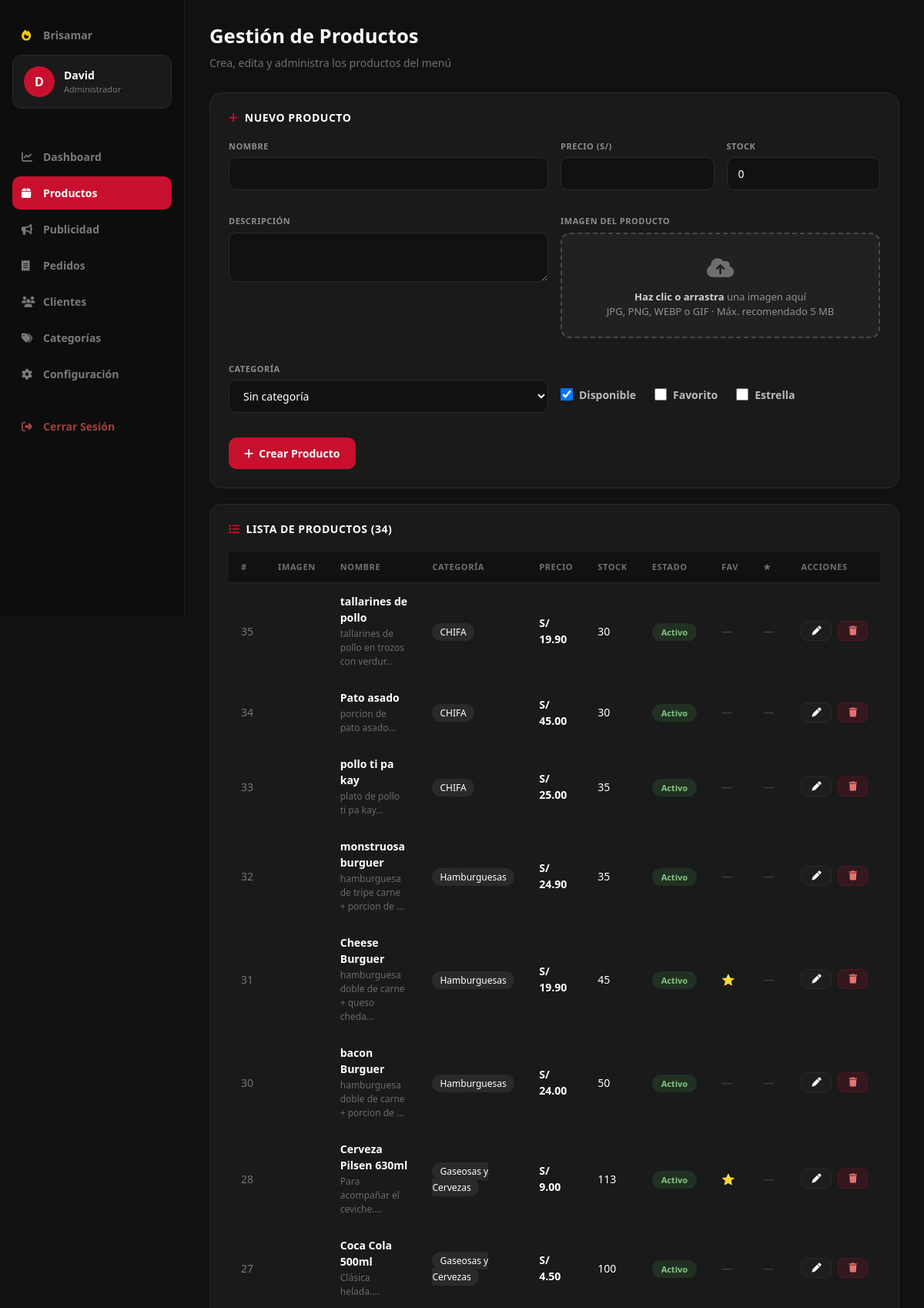
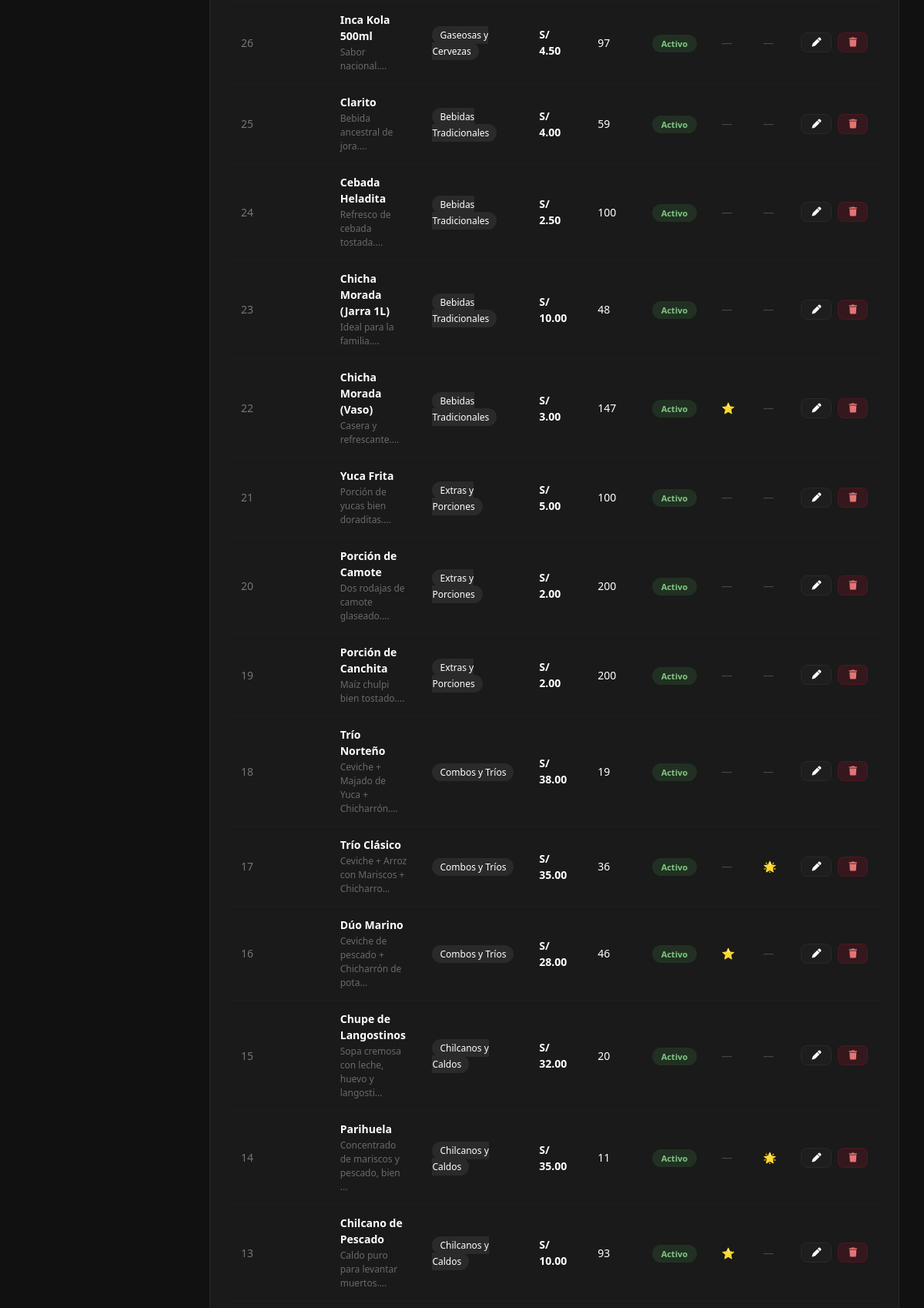
The page /admin/productos.php (signed in, upper part) on the database its author committed (2 pictures, top to bottom).
### tables this page shows
CREATE TABLE `productos` (
  `id_producto` int(11) NOT NULL,
  `nombre` varchar(100) NOT NULL,
  `descripcion` text DEFAULT NULL,
  `precio` decimal(10,2) NOT NULL,
  `imagen` varchar(255) DEFAULT NULL,
  `stock` int(11) DEFAULT 0,
  `disponible` tinyint(1) DEFAULT 1,
  `id_categoria` int(11) DEFAULT NULL,
  `favorito` tinyint(1) DEFAULT 0,
  `estrella` tinyint(1) DEFAULT 0
);

CREATE TABLE `categorias` (
  `id_categoria` int(11) NOT NULL,
  `nombre` varchar(100) NOT NULL
);

### admin/productos.php (the view, shortened to what this page needs)
<?php
require_once __DIR__ . '/../conexion.php';
$editar = null;
$productos   = mysqli_query($conexion,
    "SELECT p.*, c.nombre AS nombre_cat FROM productos p LEFT JOIN categorias c ON p.id_categoria=c.id_categoria ORDER BY p.id_producto DESC");
?>
<!DOCTYPE html>
<html lang="es">
<head>
<link href="https://cdn.jsdelivr.net/npm/bootstrap@5.3.3/dist/css/bootstrap.min.css" rel="stylesheet">
<link rel="stylesheet" href="https://cdnjs.cloudflare.com/ajax/libs/font-awesome/6.5.2/css/all.min.css">
</head>
<body>
<?php include('_admin_layout.php'); ?>
<div class="main">
<div class="page-header">
    <h1>Gestión de Productos</h1>
    <p>Crea, edita y administra los productos del menú</p>
</div>
<div class="card-dark">
    <h4><i class="fas fa-<?php echo $editar ? 'pen' : 'plus'; ?>"></i> <?php echo $editar ? 'Editar Producto' : 'Nuevo Producto'; ?></h4>
    <form method="POST" enctype="multipart/form-data" class="form-dark">
        <div class="row g-3">
            <div class="col-md-6">
                <div class="form-group-dark"><label>Nombre</label>
                <input type="text" name="nombre" required value="<?php echo htmlspecialchars($editar['nombre'] ?? ''); ?>"></div>
            </div>
            <div class="col-md-3">
                <div class="form-group-dark"><label>Precio (S/)</label>
                <input type="number" name="precio" step="0.01" required value="<?php echo $editar['precio'] ?? ''; ?>"></div>
            </div>
            <div class="col-md-3">
                <div class="form-group-dark"><label>Stock</label>
                <input type="number" name="stock" required value="<?php echo $editar['stock'] ?? 0; ?>"></div>
            </div>
            <div class="col-md-6">
                <div class="form-group-dark"><label>Descripción</label>
                <textarea name="descripcion" rows="2"><?php echo htmlspecialchars($editar['descripcion'] ?? ''); ?></textarea></div>
            </div>
            <div class="col-md-6">
                <div class="form-group-dark">
                    <label><?php echo $editar ? 'Cambiar imagen del producto' : 'Imagen del producto'; ?></label>
                    <div class="upload-zone" id="uploadZone">
                        <div class="uz-icon"><i class="fas fa-cloud-upload-alt"></i></div>
                        <div class="uz-text">
                            <strong>Haz clic o arrastra</strong> una imagen aquí<br>
                            <span>JPG, PNG, WEBP o GIF · Máx. recomendado 5 MB</span>
                        </div>
                    </div>
                </div>
            </div>
            <div class="col-md-6">
                <div class="form-group-dark"><label>Categoría</label>
                <select name="id_categoria">
                    <option value="">Sin categoría</option>
                </select></div>
            </div>
            <div class="col-md-6" style="display:flex;gap:24px;align-items:center;padding-top:8px;">
                <label style="display:flex;align-items:center;gap:8px;cursor:pointer;color:rgba(255,255,255,.7);font-size:14px;text-transform:none;letter-spacing:0;">
                    <input type="checkbox" name="disponible" <?php echo (!$editar || $editar['disponible']) ? 'checked' : ''; ?> style="width:16px;height:16px;"> Disponible
                </label>
                <label style="display:flex;align-items:center;gap:8px;cursor:pointer;color:rgba(255,255,255,.7);font-size:14px;text-transform:none;letter-spacing:0;">
                    <input type="checkbox" name="favorito" <?php echo ($editar && $editar['favorito']) ? 'checked' : ''; ?> style="width:16px;height:16px;"> Favorito
                </label>
                <label style="display:flex;align-items:center;gap:8px;cursor:pointer;color:rgba(255,255,255,.7);font-size:14px;text-transform:none;letter-spacing:0;">
                    <input type="checkbox" name="estrella" <?php echo ($editar && $editar['estrella']) ? 'checked' : ''; ?> style="width:16px;height:16px;"> Estrella
                </label>
            </div>
            <div class="col-12" style="display:flex;gap:10px;">
                <button type="submit" name="<?php echo $editar ? 'editar' : 'crear'; ?>" class="btn-red">
                    <i class="fas fa-<?php echo $editar ? 'save' : 'plus'; ?>"></i>
                    <?php echo $editar ? 'Guardar cambios' : 'Crear Producto'; ?>
                </button>
            </div>
        </div>
    </form>
</div>
<div class="card-dark">
    <h4><i class="fas fa-list"></i> Lista de Productos (<?php echo mysqli_num_rows($productos); ?>)</h4>
    <table class="dark-table">
        <thead>
            <tr><th>#</th><th>Imagen</th><th>Nombre</th><th>Categoría</th><th>Precio</th><th>Stock</th><th>Estado</th><th>Fav</th><th>★</th><th>Acciones</th></tr>
        </thead>
        <tbody>
        <?php while($p = mysqli_fetch_assoc($productos)): ?>
        <tr>
            <td style="color:rgba(255,255,255,.4);"><?php echo $p['id_producto']; ?></td>
            <td>
            </td>
            <td>
                <strong><?php echo htmlspecialchars($p['nombre']); ?></strong>
                <div style="font-size:12px;color:rgba(255,255,255,.35);margin-top:2px;"><?php echo htmlspecialchars(substr($p['descripcion'],0,40)); ?>...</div>
            </td>
            <td><span style="background:#2a2a2a;padding:3px 10px;border-radius:20px;font-size:12px;"><?php echo htmlspecialchars($p['nombre_cat'] ?? '-'); ?></span></td>
            <td style="font-weight:700;">S/ <?php echo number_format($p['precio'],2); ?></td>
            <td><?php echo $p['stock']; ?></td>
            <td>
                <?php if($p['disponible']): ?>
                    <span class="badge-estado badge-entregado">Activo</span>
                <?php else: ?>
                    <span class="badge-estado badge-cancelado">Inactivo</span>
                <?php endif; ?>
            </td>
            <td><?php echo $p['favorito'] ? '⭐' : '<span style="color:rgba(255,255,255,.2)">—</span>'; ?></td>
            <td><?php echo $p['estrella'] ? '🌟' : '<span style="color:rgba(255,255,255,.2)">—</span>'; ?></td>
            <td>
                <div class="d-flex gap-2">
                    <a href="productos.php?editar=<?php echo $p['id_producto']; ?>" class="btn-edit-dark"><i class="fas fa-pen"></i></a>
                    <a href="productos.php?eliminar=<?php echo $p['id_producto']; ?>" class="btn-del-dark" onclick="return confirm('¿Eliminar este producto?')"><i class="fas fa-trash"></i></a>
                </div>
            </td>
        </tr>
        <?php endwhile; ?>
        </tbody>
    </table>
</div>
</div>
</body>
</html>

### admin/productos.php (style rules this page uses)
.upload-zone { border: 2px dashed rgba(255,255,255,.18); border-radius: 12px; padding: 22px 18px; text-align: center; cursor: pointer; transition: border-color .25s, background .25s; background: rgba(255,255,255,.03); position: relative; }
.upload-zone .uz-icon { font-size: 28px; color: rgba(255,255,255,.35); margin-bottom: 8px; }
.upload-zone .uz-text { color: rgba(255,255,255,.5); font-size: 13px; }
.upload-zone .uz-text strong { color: rgba(255,255,255,.8); }

### admin/_admin_layout.php (style rules this page uses)
* { margin:0;padding:0;box-sizing:border-box; }
body { background:#111;font-family:'Segoe UI',sans-serif;color:#fff;min-height:100vh; }
.main { margin-left:240px;padding:32px;min-height:100vh; }
.page-header { margin-bottom:28px; }
.page-header h1 { font-size:1.6rem;font-weight:900;color:#fff; }
.page-header p { color:rgba(255,255,255,.4);font-size:14px;margin-top:4px; }
.card-dark { background:#1a1a1a;border:1px solid #2a2a2a; border-radius:16px;padding:24px;margin-bottom:20px; }
.card-dark h4 { font-size:14px;font-weight:800;color:#fff; margin-bottom:20px;text-transform:uppercase;letter-spacing:.5px; display:flex;align-items:center;gap:8px; }
.card-dark h4 i { color:#c8102e; }
.dark-table { width:100%;border-collapse:collapse; }
.dark-table thead tr { background:#111; }
.dark-table th { padding:12px 16px;font-size:11px;font-weight:700; color:rgba(255,255,255,.4);text-transform:uppercase;letter-spacing:.6px; border-bottom:1px solid #2a2a2a; }
.dark-table td { padding:13px 16px;border-bottom:1px solid #1e1e1e; vertical-align:middle;font-size:14px; }
.dark-table tbody tr { transition:.15s; }
.badge-estado { padding:4px 12px;border-radius:20px;font-size:11px;font-weight:700; }
.badge-entregado { background:rgba(76,175,80,.15);color:#81c784; }
.form-dark input,.form-dark select,.form-dark textarea { background:#111;border:1.5px solid #2a2a2a;border-radius:10px; color:#fff;padding:10px 14px;font-size:14px;width:100%;transition:.2s; }
.form-dark input::placeholder,.form-dark textarea::placeholder { color:rgba(255,255,255,.2); }
.form-dark select option { background:#1a1a1a; }
.form-dark label { display:block;color:rgba(255,255,255,.5); font-size:11px;font-weight:700;text-transform:uppercase; letter-spacing:.5px;margin-bottom:6px; }
.form-group-dark { margin-bottom:16px; }
.btn-red { background:#c8102e;color:#fff;border:none;border-radius:10px;padding:10px 20px;font-weight:700;font-size:14px;cursor:pointer;transition:.2s;text-decoration:none;display:inline-flex;align-items:center;gap:7px; }
.btn-edit-dark { background:#1e1e1e;color:#fff;border:1px solid #2a2a2a;border-radius:8px;padding:6px 13px;font-size:12px;font-weight:700;text-decoration:none;transition:.2s;display:inline-flex;align-items:center;gap:5px; }
.btn-del-dark { background:rgba(200,16,46,.15);color:#e57373;border:1px solid rgba(200,16,46,.2);border-radius:8px;padding:6px 13px;font-size:12px;font-weight:700;text-decoration:none;transition:.2s;display:inline-flex;align-items:center;gap:5px; }

### rows shown on the page
productos: id_producto "35", nombre "tallarines de pollo", descripcion "tallarines de pollo en trozos con verdur", id_categoria.nombre "CHIFA", precio "19.90", stock "30", disponible "Activo"
productos: id_producto "34", nombre "Pato asado", descripcion "porcion de pato asado", id_categoria.nombre "CHIFA", precio "45.00", stock "30", disponible "Activo"
productos: id_producto "33", nombre "pollo ti pa kay", descripcion "plato de pollo ti pa kay", id_categoria.nombre "CHIFA", precio "25.00", stock "35", disponible "Activo"
productos: id_producto "32", nombre "monstruosa burguer", descripcion "hamburguesa de tripe carne + porcion de", id_categoria.nombre "Hamburguesas", precio "24.90", stock "35", disponible "Activo"
productos: id_producto "31", nombre "Cheese Burguer", descripcion "hamburguesa doble de carne + queso cheda", id_categoria.nombre "Hamburguesas", precio "19.90", stock "45", disponible "Activo"
productos: id_producto "30", nombre "bacon Burguer", descripcion "hamburguesa doble de carne + porcion de", id_categoria.nombre "Hamburguesas", precio "24.00", stock "50", disponible "Activo"
productos: id_producto "28", nombre "Cerveza Pilsen 630ml", descripcion "Para acompañar el ceviche.", id_categoria.nombre "Gaseosas y Cervezas", precio "9.00", stock "113", disponible "Activo"
productos: id_producto "27", nombre "Coca Cola 500ml", descripcion "Clásica helada.", id_categoria.nombre "Gaseosas y Cervezas", precio "4.50", stock "100", disponible "Activo"
productos: id_producto "26", nombre "Inca Kola 500ml", descripcion "Sabor nacional.", id_categoria.nombre "Gaseosas y Cervezas", precio "4.50", stock "97", disponible "Activo"
productos: id_producto "25", nombre "Clarito", descripcion "Bebida ancestral de jora.", id_categoria.nombre "Bebidas Tradicionales", precio "4.00", stock "59", disponible "Activo"
productos: id_producto "24", nombre "Cebada Heladita", descripcion "Refresco de cebada tostada.", id_categoria.nombre "Bebidas Tradicionales", precio "2.50", stock "100", disponible "Activo"
productos: id_producto "23", nombre "Chicha Morada (Jarra 1L)", descripcion "Ideal para la familia.", id_categoria.nombre "Bebidas Tradicionales", precio "10.00", stock "48", disponible "Activo"
productos: id_producto "22", nombre "Chicha Morada (Vaso)", descripcion "Casera y refrescante.", id_categoria.nombre "Bebidas Tradicionales", precio "3.00", stock "147", disponible "Activo"
productos: id_producto "21", nombre "Yuca Frita", descripcion "Porción de yucas bien doraditas.", id_categoria.nombre "Extras y Porciones", precio "5.00", stock "100", disponible "Activo"
productos: id_producto "20", nombre "Porción de Camote", descripcion "Dos rodajas de camote glaseado.", id_categoria.nombre "Extras y Porciones", precio "2.00", stock "200", disponible "Activo"
productos: id_producto "19", nombre "Porción de Canchita", descripcion "Maíz chulpi bien tostado.", id_categoria.nombre "Extras y Porciones", precio "2.00", stock "200", disponible "Activo"
productos: id_producto "18", nombre "Trío Norteño", descripcion "Ceviche + Majado de Yuca + Chicharrón.", id_categoria.nombre "Combos y Tríos", precio "38.00", stock "19", disponible "Activo"
productos: id_producto "17", nombre "Trío Clásico", descripcion "Ceviche + Arroz con Mariscos + Chicharro", id_categoria.nombre "Combos y Tríos", precio "35.00", stock "36", disponible "Activo"
productos: id_producto "16", nombre "Dúo Marino", descripcion "Ceviche de pescado + Chicharrón de pota", id_categoria.nombre "Combos y Tríos", precio "28.00", stock "46", disponible "Activo"
productos: id_producto "15", nombre "Chupe de Langostinos", descripcion "Sopa cremosa con leche, huevo y langosti", id_categoria.nombre "Chilcanos y Caldos", precio "32.00", stock "20", disponible "Activo"
productos: id_producto "14", nombre "Parihuela", descripcion "Concentrado de mariscos y pescado, bien", id_categoria.nombre "Chilcanos y Caldos", precio "35.00", stock "11", disponible "Activo"
productos: id_producto "13", nombre "Chilcano de Pescado", descripcion "Caldo puro para levantar muertos.", id_categoria.nombre "Chilcanos y Caldos", precio "10.00", stock "93", disponible "Activo"

### other values the page prints
substr($_SESSION['nombre'],0,1) "D"
$_SESSION['nombre'] "David"
mysqli_num_rows($productos) "34"
